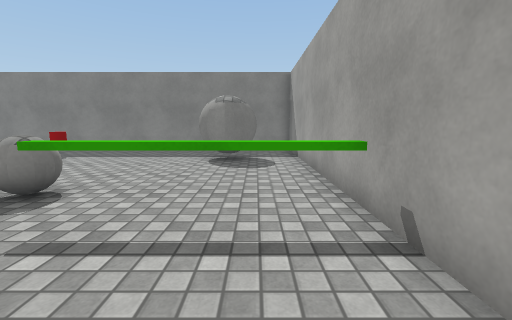
[1] (above)

18 first-person views from a walk through a 3-D level made in the Unity game engine. The camera is 1.2 m above the floor, tilts 8° down and sees 90° across. The floor is counted in squares, 1 m on a side. Each view is taken from the middle of a square. On the plan, view 1 faces up. The plan holds only what a view shows up to about 12 squares ahead; the rest is blank. The place goes on beyond the plan. The player character is not drawn. Some animated figures are left out. Door leaves are left out, so doorways stand open. Surface patterns are stand-ins for the level's own textures.

[2]
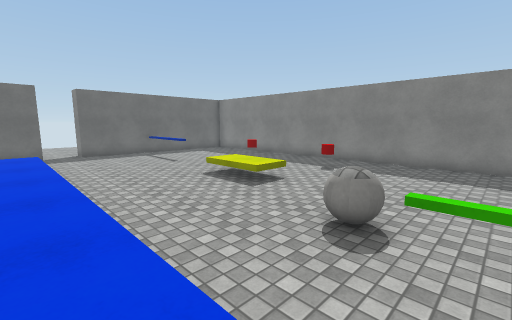

[3]
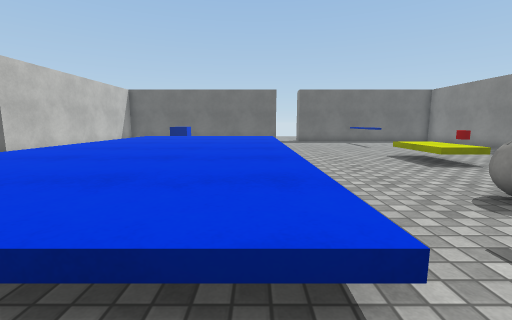

[4]
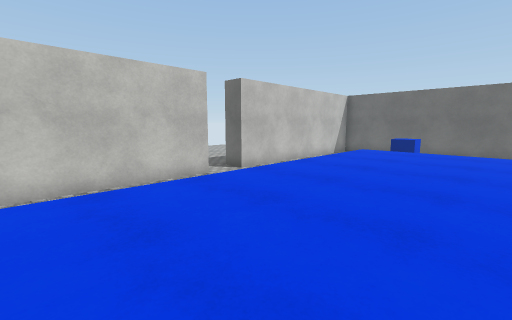

[5]
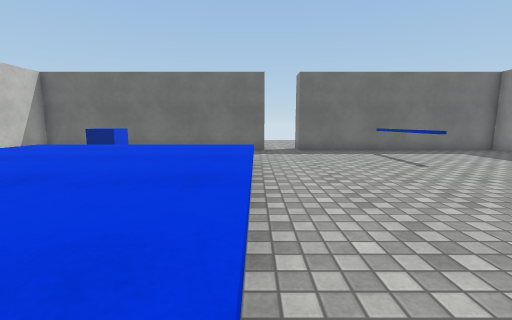

[6]
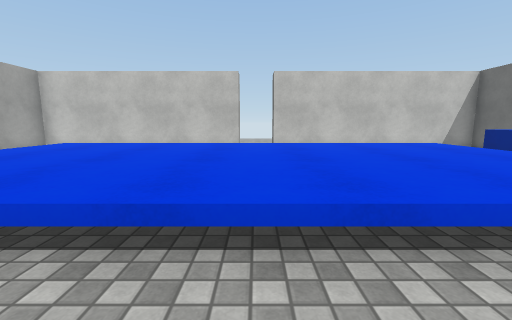

[7]
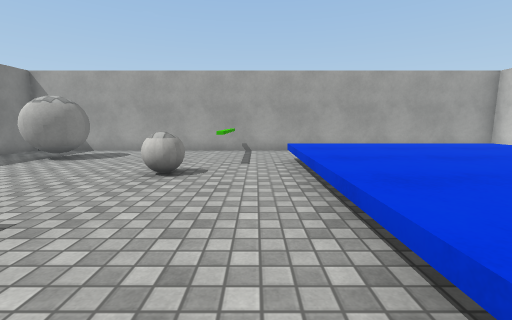

[8]
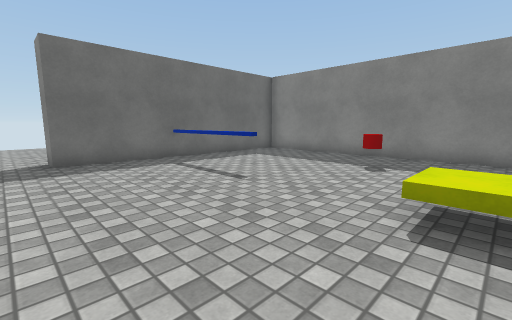

[9]
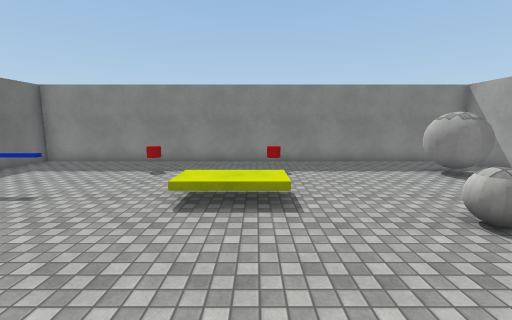

[10]
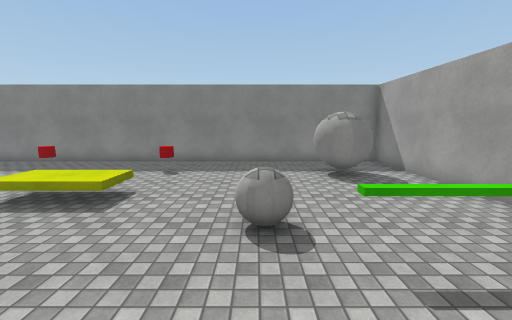

[11]
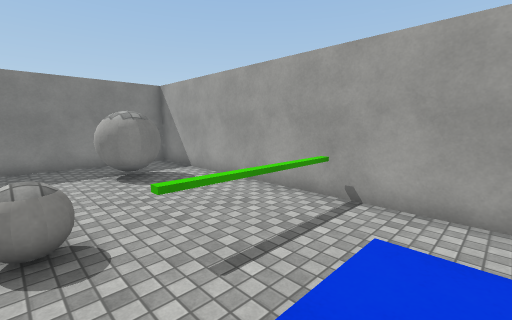

[12]
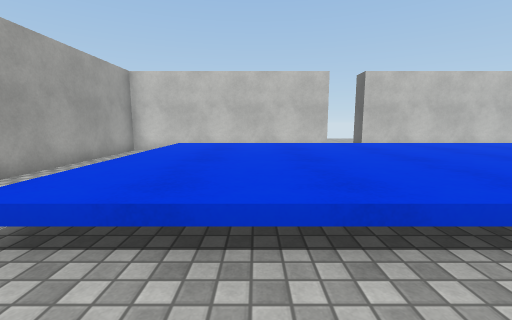

[13]
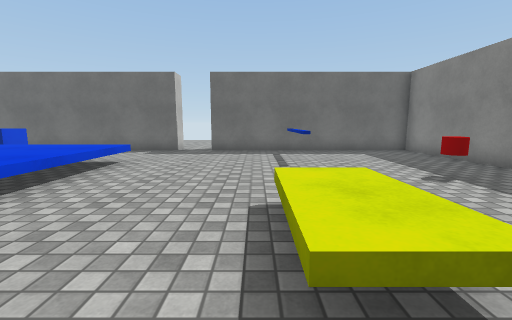

[14]
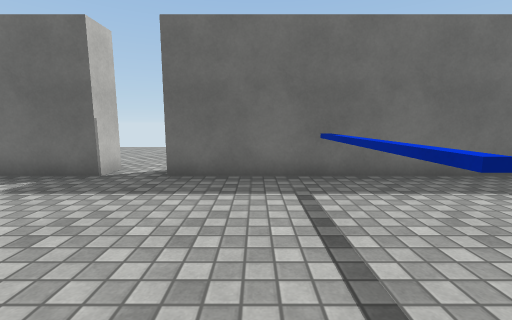

[15]
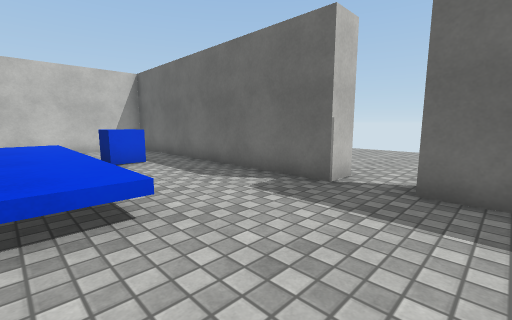

[16]
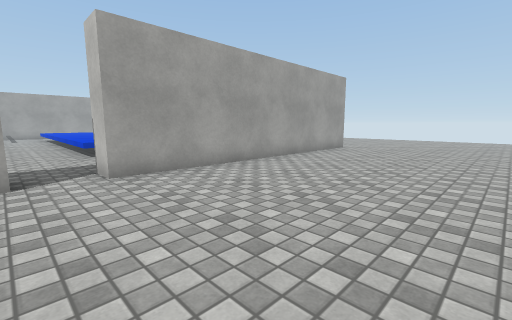

[17]
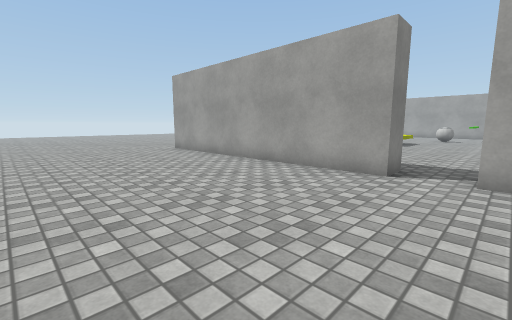

[18]
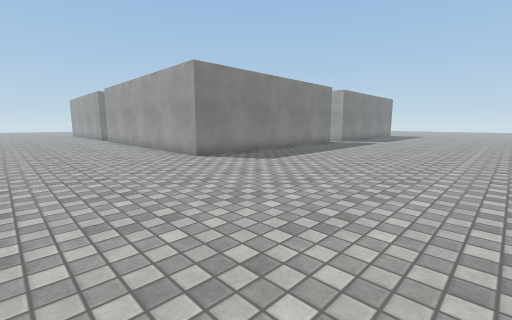

### Floor plan
Key: @ floor where view 1 was taken; # wall or solid block; . main floor; : floor 0.5 m higher than the main floor; / step, stairs or slope; D open door; = window, fence, low wall or low ledge; O other object.
Columns run from 25 left of view 1 to 2 right of it. Each row starts with its distance up from view 1.
 13 ......
 12 ......######################
 11 ......##...................#
 10 ......##.....O....O.....O..#
  9 ......##...............OOO.#
  8 ......##................O..#
  7 ......##...................#
  6 ......##=##=....OO.........#
  5 ......##.............O.....#
  4 ......##.............OO....#
  3 ......#D..............=###=#
  2 .......D...................#
  1 ......##.../////////////...#
  0 ......##...:::::::::::::.@.#
 -1 ......##...:::::::::::::.  #
 -2 ......##...:::::::::::::. .#
 -3 ......##...:::::::::::::. .#
 -4 ......##.OO:::::::::::::. .#
 -5 ......##.OO:::::::::::::. .#
 -6 ......##.  /////////////  .#
 -7 ......## ..               .#
 -8 ......## ..    ..D......  .#
 -9 ......###########D##########
-10 ...........     ..
-11 ............
-12 .............
-13 ..............
-14  ..............
-15  ...............
-16  ................
-17   ................
-18  . ...............

Positions as (right, up) in squares from view 1, and headings:
1: (0, 0), facing up
2: (-2, 0), facing up-left
3: (0, 0), facing left
4: (-2, -1), facing down-left
5: (-6, 1), facing left
6: (-8, 3), facing down
7: (-10, 2), facing right
8: (-9, 2), facing up-left
9: (-8, 0), facing up
10: (-4, 0), facing up
11: (-4, 0), facing up-right
12: (-4, 3), facing down
13: (-6, 5), facing left
14: (-12, 5), facing left
15: (-13, 4), facing down-left
16: (-25, 3), facing down-right
17: (-25, 1), facing up-right
18: (-24, -18), facing up-right
